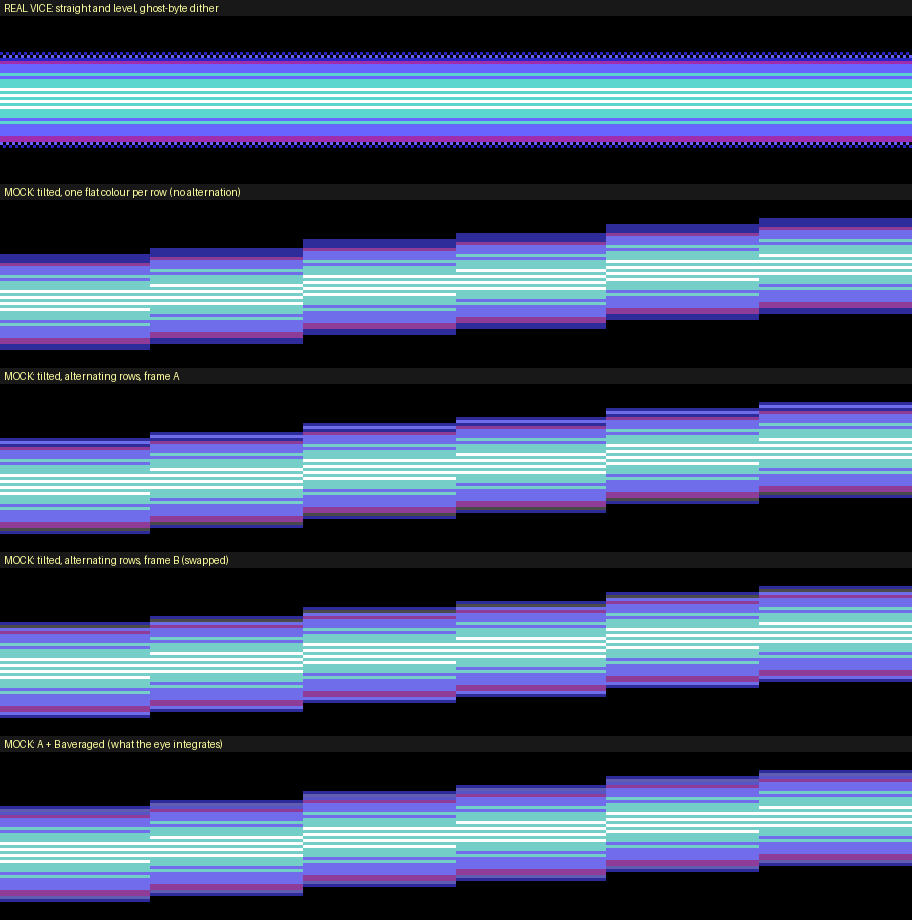

Recreate this plot in Python.
#!/usr/bin/env python3
"""Mockup: a straight-and-level ghost-byte bar (a real VICE frame) against a tilted six-segment bar drawn with flat palette colours:
no ghost byte, two colours alternating by row, swapping every frame.   python3 mock_tilt_mix.py [vice_frame.png] [out.png]"""
import sys
import numpy as np
from PIL import Image, ImageDraw
SRC = sys.argv[1] if len(sys.argv) > 1 else "/tmp/sa_19.png"
OUT = sys.argv[2] if len(sys.argv) > 2 else "mock_tilt_mix.png"
PAL = np.array([[int(h[i:i + 2], 16) for i in (0, 2, 4)] for h in
    "000000 ffffff 813338 75cec8 8e3c97 56ac4d 2e2c9b edf171 8e5029 553800 c46c71 4a4a4a 7b7b7b a9ff9f 706deb b2b2b2".split()], float)
lin = lambda c: (np.asarray(c, float) / 255) ** 2.2
unl = lambda l: np.clip(l, 0, 1) ** (1 / 2.2) * 255
LP = lin(PAL)
img = np.array(Image.open(SRC).convert("RGB")).astype(float)
X0, X1 = 40, 344
# the brightest bar: the longest run of rows with light in them
row_l = lin(img[:, X0:X1]).mean(axis=1) @ [0.2126, 0.7152, 0.0722]
on = row_l > 0.02
best, run = (0, 0), None
for y in range(130):                       # (above the band)
    if on[y] and run is None: run = y
    if (not on[y] or y == 129) and run is not None:
        if y - run > best[1] - best[0] and row_l[run:y].max() > 0.2: best = (run, y)
        run = None
y0, y1 = best
H = y1 - y0
print("bar rows", y0, y1, "H", H)
target = np.array([lin(img[y, X0:X1]).mean(axis=0) for y in range(y0, y1)])    # per row, linear light
# single flat colour per row; and a pair (A,B) whose mean is closest
single = [int(np.argmin(((LP - t) ** 2).sum(axis=1))) for t in target]
pair = []
for t in target:
    c = ((LP[:, None, :] + LP[None, :, :]) / 2 - t) ** 2
    a, b = np.unravel_index(np.argmin(c.sum(axis=2)), (16, 16))
    pair.append((int(a), int(b)))
W, SEG, TILT = X1 - X0, 6, 2.6
def tilted(colour_of, f):
    out = np.zeros((H + 24, W, 3))
    for s in range(SEG):
        xa, xb = s * W // SEG, (s + 1) * W // SEG
        off = int(round((s - (SEG - 1) / 2) * -TILT)) + 12
        for j in range(H):
            out[off + j, xa:xb] = PAL[colour_of(j, f)]
    return out
flat = lambda j, f: single[j]
mix = lambda j, f: pair[j][(j + f) & 1]
real = np.zeros((H + 24, W, 3)); real[12:12 + H] = img[y0:y1, X0:X1]
A, B = tilted(mix, 0), tilted(mix, 1)
avg = unl((lin(A) + lin(B)) / 2)
F = tilted(flat, 0)
def lum(a, rows):                          # mean linear luminance of the bar's rows
    return float(lin(a[rows]).mean(axis=(0, 1)) @ [0.2126, 0.7152, 0.0722])
rr = slice(12 + 4, 12 + H - 4)
print("level bar (real, VICE) lum %.3f  flat single %.3f  mix A+B %.3f" % (lum(real, rr), lum(F, rr), lum(avg, rr)))
S = 3
panels = [("REAL VICE: straight and level, ghost-byte dither", real),
          ("MOCK: tilted, one flat colour per row (no alternation)", F),
          ("MOCK: tilted, alternating rows, frame A", A),
          ("MOCK: tilted, alternating rows, frame B (swapped)", B),
          ("MOCK: A + B averaged (what the eye integrates)", avg)]
ph, pad = (H + 24) * S, 16
canvas = Image.new("RGB", (W * S, len(panels) * (ph + pad)), (24, 24, 24))
d = ImageDraw.Draw(canvas)
for i, (name, a) in enumerate(panels):
    y = i * (ph + pad)
    d.text((4, y + 2), name, fill=(255, 255, 160))
    canvas.paste(Image.fromarray(np.clip(a, 0, 255).astype(np.uint8)).resize((W * S, ph), Image.NEAREST), (0, y + pad))
canvas.save(OUT)
